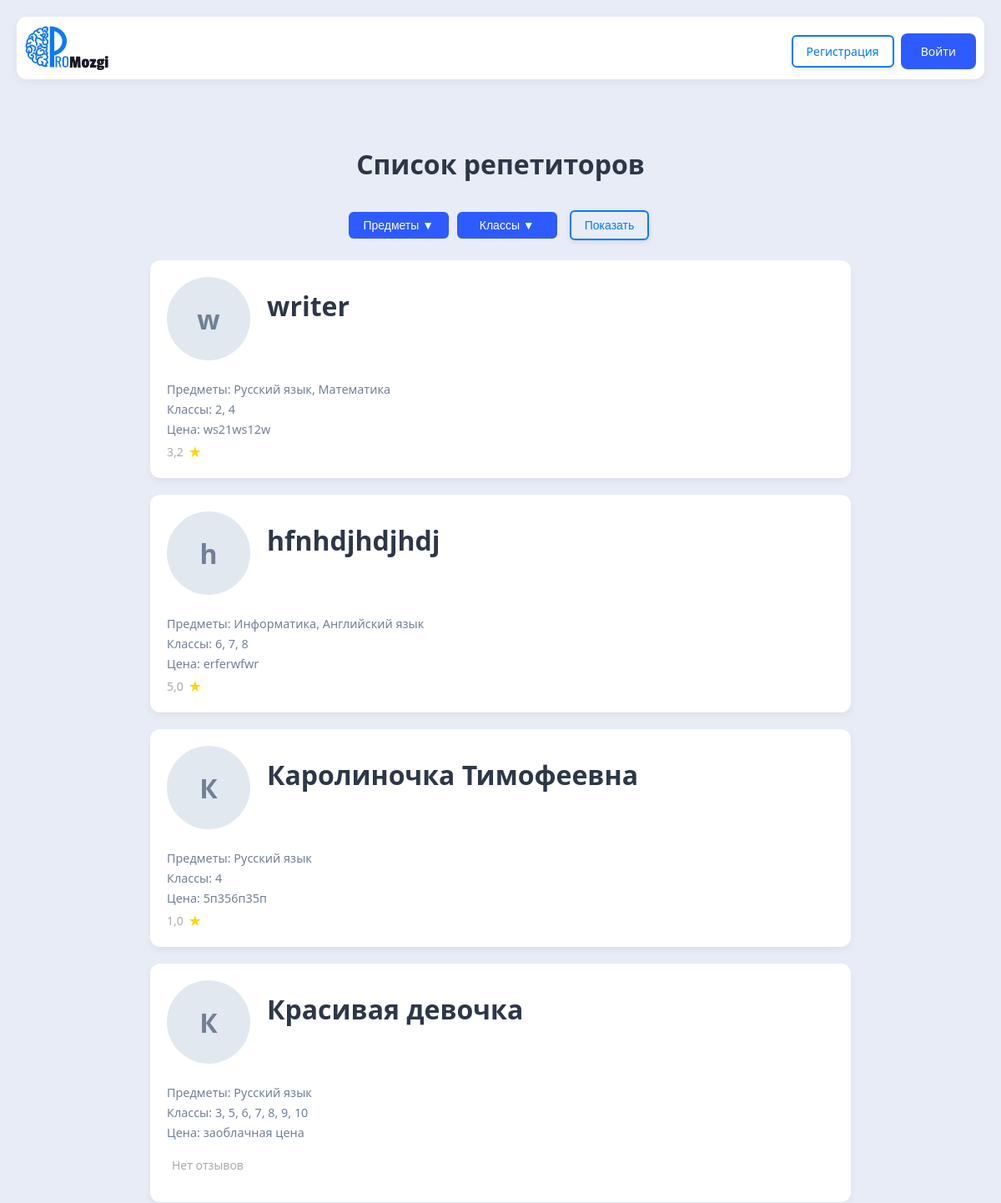
Before: / (upper part) with the older database file.
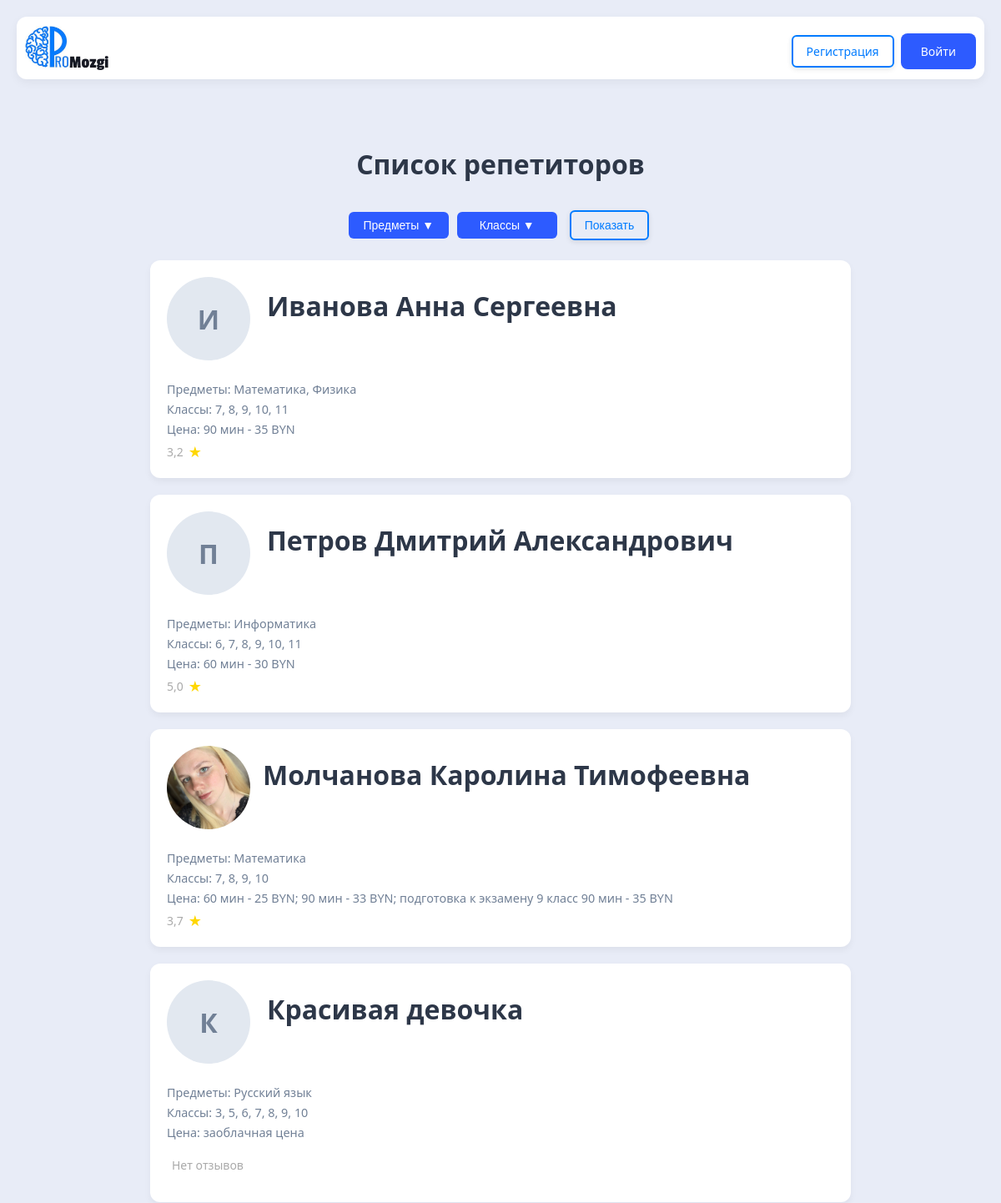
After: the same page with the newer database file.
### myapp/models.py (models this page shows, shortened)
class Teacher(models.Model):
	user = models.ForeignKey(User, on_delete=models.CASCADE, verbose_name="Пользователь", related_name="teachers")
	photo = models.ImageField(upload_to='teachers_photos/', blank=True, null=True, verbose_name="Фото")
	fio = models.CharField("ФИО", max_length=50)
	description = models.TextField("Onиcaниe", null=True, blank=True)
	price = models.TextField("Цена", null=True, blank=True)
	subjects = models.ManyToManyField(Subjects, verbose_name="Учебный предмет")
	klass = models.ManyToManyField(Klass, verbose_name= "Класс")
	phone = models.CharField("Телефон", max_length=20, blank=True, null=True)
	STATUS_CHOICES = [
        ('active', 'Активное'),
        ('hidden', 'Скрытое'),
        ('moderation', 'На модерации'),
		('rejected', 'Отклонённые'),
    ]
	status = models.CharField(max_length=20, choices=STATUS_CHOICES, default='moderation')
	def average_rating(self):
		reviews = self.reviews.all()  # предполагается, что related_name='reviews'
		if not reviews:
			return 0
		avg = sum(review.rating for review in reviews) / len(reviews)
		return round(avg, 1)
	class Meta:
		verbose_name_plural = "Учителя"
		verbose_name = "Учитель"
	@property
	def subjects_list(self):
		return ", ".join(map(str, self.subjects.all()))
	@property
	def klass_list(self):
		return ", ".join(map(str, self.klass.all()))

class Subjects(models.Model):
	name = models.CharField("Учебный предмет", max_length = 50)
	def __str__(self):
		return f"{self.name}"
	class Meta:
		verbose_name_plural = "Учебные предметы"
		verbose_name = "Учебный предмет"

class Klass(models.Model):
	name = models.CharField("Класс", max_length = 2)
	def __str__(self):
		return f"{self.name}"
	class Meta:
		verbose_name_plural = "Классы"
		verbose_name = "Класс"

class Review(models.Model):
    teacher = models.ForeignKey('Teacher', on_delete=models.CASCADE, related_name='reviews')
    user = models.ForeignKey(User, on_delete=models.CASCADE)
    text = models.TextField(verbose_name="Отзыв")
    rating = models.IntegerField(verbose_name="Оценка", choices=[(i, i) for i in range(1, 6)])
    created_at = models.DateTimeField(auto_now_add=True)

### myapp/views.py (the view)
# urls.py: path('', TeachersListViews.as_view(), name = "teachers_list"),
class TeachersListViews(ListView):
    model = Teacher
    template_name = "teachers/teachers_list.html"
    context_object_name = "teachers"
    paginate_by = 15
    def get_queryset(self):
        queryset = Teacher.objects.filter(status='active')
        selected_subjects = self.request.GET.getlist('subject')
        selected_klasses = self.request.GET.getlist('klass')
        if selected_subjects:
            queryset = queryset.filter(subjects__name__in=selected_subjects)
        if selected_klasses:
            queryset = queryset.filter(klass__name__in=selected_klasses)
        return queryset.distinct()
    def get_context_data(self, **kwargs):
        context = super().get_context_data(**kwargs)
        context['subjects'] = Subjects.objects.all()
        context['klasses'] = Klass.objects.all()
        context['selected_subjects'] = self.request.GET.getlist('subject')
        context['selected_klasses'] = self.request.GET.getlist('klass')
        return context

### myapp/templatetags/pagination_tags.py (called while the page is built)
@register.simple_tag(takes_context=True)
def url_replace(context, **kwargs):
    query = context['request'].GET.copy()
    for key, value in kwargs.items():
        query[key] = value
    return query.urlencode()

### myapp/templates/teachers/teachers_list.html (shortened to what this page needs)
{% load static %}
{% load pagination_tags %}
<!DOCTYPE html>
<html lang="en">
<head>
    <link rel="stylesheet" type="text/css" href="{% static 'myapp/style.css' %}">
    <link rel="stylesheet" href="{% static 'myapp/footer.css' %}">
    <link rel="stylesheet" href="{% static 'myapp/teacher_list.css' %}">
    <link rel="stylesheet" href="{% static 'myapp/header.css' %}">
    <link rel="stylesheet" href="{% static 'myapp/pagination.css' %}">
</head>
<body>
    <header class="site-header">
    <div class="header-card">
        <a href="{% url 'teachers_list' %}" class="header-logo">
        <img src="{% static 'myapp/images/logo_header.png' %}" alt="ProMozgi" class="logo-img">
        </a>
        <div class="header-controls">
            {% if user.is_authenticated %}
                <form method="post" action="{% url 'logout' %}" style="display: inline;">
                    {% csrf_token %}
                    <a href="{% url 'my_ads' %}" class="btn-outline">Мои объявления</a>
                    <input type="hidden" name="next" value="{{ request.path }}">
                    <button type="submit" class="btn-v">Выйти</button>
                </form>
            {% else %}
                <div style="display: inline;">
                <a href="{% url 'register' %}" class="btn-outline">Регистрация</a>
                <a href="{% url 'login' %}?next={{ request.path }}" class="btn-v">Войти</a>
                </div>
            {% endif %}
            </div>
    </div>
    </header>
    <h1>Список репетиторов</h1>
        <form method="get" id="filter-form" style="margin-bottom: 20px; display: flex; gap: 10px; align-items: center; justify-content: center;">
            <div class="dropdown">
                <button type="button" class="dropdown-btn">Предметы ▼</button>
            </div>
            <div class="dropdown">
                <button type="button" class="dropdown-btn">Классы ▼</button>
            </div>
            <button type="submit" class="btn-outline">Показать</button>
        </form>
        {% for teacher in teachers %}
        {% if teacher.status == 'active' %}
            <a href="{% url 'teacher_details' teacher.id %}" class="teacher-card">
            <div class="teacher-header">
            {% if teacher.photo %}
                <img src="{{ teacher.photo.url }}" alt="Фото {{ teacher.fio }}" class="avatar">
            {% else %}
                <div class="avatar-placeholder">{{ teacher.fio|first }}</div>
            {% endif %}
                <h1 class="teacher-name">{{ teacher.fio }}</h1>
            </div>
            <p class="subjects">Предметы: {{ teacher.subjects_list }}</p>
            <p class="klass">Классы: {{ teacher.klass_list }}</p>
            <p class="price">Цена: {{ teacher.price }}</p>
            {% if teacher.average_rating > 0 %}
                <div class="teacher-rating">
                    <span class="rating-value">{{ teacher.average_rating }}</span>
                    <span class="star">★</span>
                </div>
            {% else %}
                <div class="teacher-rating">
                    <span class="rating-value">Нет отзывов</span>
                </div>
            {% endif %}
            </a>
        {% endif %}
        {% endfor %}
    </body>
</html>

### myapp/static/myapp/style.css (style rules this page uses)
body { font-family: 'Segoe UI', Tahoma, Geneva, Verdana, sans-serif; background-color: #e8ecf7; color: #2D3748; margin: 0; padding: 20px; }
h1 { text-align: center; color: #2D3748; margin-bottom: 30px; }
.btn-v { display: inline-block; background-color: #2D5BFF; color: white; padding: 12px 24px; border-radius: 8px; text-decoration: none; font-size: 14px; font-weight: 500; transition: background-color 0.2s; margin-top: 10px; }
.btn-outline { display: inline-block; padding: 10px 16px; margin: 4px; font-size: 14px; font-weight: 500; color: #007bff; text-decoration: none; border: 2px solid #007bff; border-radius: 8px; background: none; cursor: pointer; transition: all 0.2s ease; box-shadow: 0 2px 6px rgba(0, 0, 0, 0.1); }
.avatar { width: 100px; height: 100px; border-radius: 50%; object-fit: cover; margin-right: 15px; }
.avatar-placeholder { width: 100px; height: 100px; border-radius: 50%; background-color: #e2e8f0; display: flex; align-items: center; justify-content: center; font-size: 32px; color: #718096; margin-right: 20px; font-weight: bold; }
.dropdown { position: relative; display: inline-block; }
.dropdown-btn { padding: 8px 16px; background: #2D5BFF; color: white; border: none; border-radius: 6px; cursor: pointer; font-size: 14px; width: 120px; }
.btn-outline { padding: 8px 16px; background: transparent; color: #007bff; border: 2px solid #007bff; border-radius: 6px; cursor: pointer; font-size: 14px; margin-left: 5px; }

### myapp/static/myapp/teacher_list.css (style rules this page uses)
.teacher-header { display: flex; align-items: center; margin-bottom: 25px; }
.teacher-card { display: block; margin: 0 auto; max-width: 800px; background: white; border-radius: 12px; box-shadow: 0 4px 8px rgba(0,0,0,0.05); padding: 20px; margin-bottom: 20px; transition: transform 0.2s ease, box-shadow 0.2s ease; text-decoration: none; color: inherit; }
.teacher-name { margin-top: 0; color: #2D3748; border-bottom: 2px solid transparent; transition: border-color 0.2s ease; display: inline-block; }
.subjects, .klass, .price { font-size: 0.9em; color: #718096; margin: 5px 0; }
.teacher-rating { display: flex; align-items: center; gap: 6px; font-size: 14px; color: #aaa; }
.teacher-rating .star { color: #FFD700; font-size: 18px; }
.teacher-rating .rating-value { color: #aaa; }

### myapp/static/myapp/header.css (style rules this page uses)
.header-card { background: #fff; border-radius: 12px; box-shadow: 0 4px 12px rgba(0, 0, 0, 0.05); padding: 10px; max-width: auto; margin-bottom: 80px; display: flex; justify-content: space-between; align-items: center; gap: 12px; }
.header-logo { display: flex; align-items: center; flex: 1; }
.logo-img { max-width: 100px; height: auto; display: block; }
.header-controls { display: flex; gap: 8px; align-items: center; }

Changed rows visible on the page:
changed Teacher "3,2": fio|first "w" → "И"; fio "writer" → "Иванова Анна Сергеевна"; subjects_list "Русский язык, Математика" → "Математика, Физика"; klass_list "2, 4" → "7, 8, 9, 10, 11"; price "ws21ws12w" → "90 мин - 35 BYN"
changed Teacher: fio|first "h" → "П"; fio "hfnhdjhdjhdj" → "Петров Дмитрий Александрович"; subjects_list "Информатика, Английский язык" → "Информатика"; klass_list "6, 7, 8" → "6, 7, 8, 9, 10, 11"; price "erferwfwr" → "60 мин - 30 BYN"
changed Teacher: photo: picture added; fio "Каролиночка Тимофеевна" → "Молчанова Каролина Тимофеевна"; subjects_list "Русский язык" → "Математика"; klass_list "4" → "7, 8, 9, 10"; price "5п356п35п" → "60 мин - 25 BYN; 90 мин - 33 BYN; подготовка к экзамену 9 класс 90 мин - 35 BYN"; average_rating "1,0" → "3,7"; fio|first "К" → (not shown)
